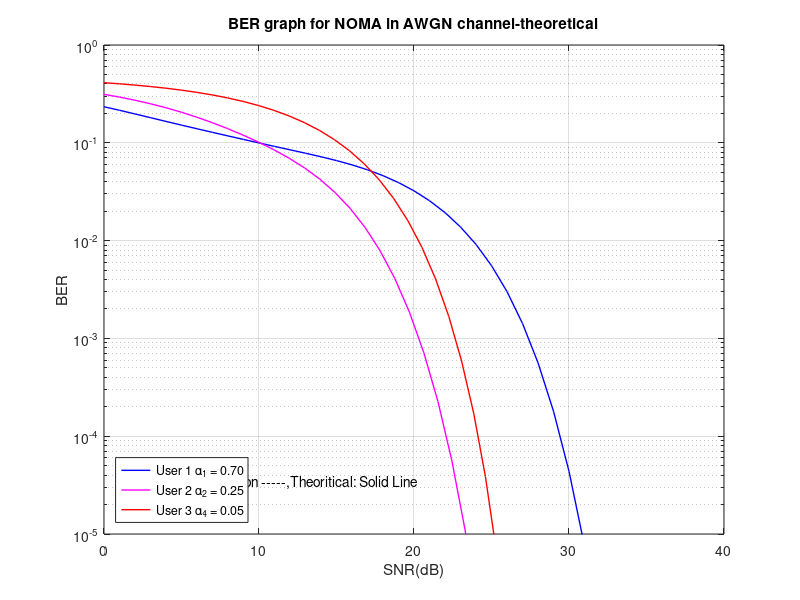

Reproduce this figure in MATLAB.
% clear, clc;
P=1;
[a1, a2, a3] = deal(0.70, 0.25, 0.05);
a=[a1, a2, a3];
[A1, A2 ,A3] = deal(sqrt(P*a1),sqrt(P*a2),sqrt(P*a3));
A=[A1, A2 ,A3];
mtx1=[1 1 1;1 -1 1;1 1 -1;1 -1 -1];
mtx2=[1 1;1 -1];
mtx3=1;
M=3;OMEGA=1;zeta=0.001;
[ls1, ls2, ls3]=deal(4, 2, 1);
[sumt1, sumt2,sumt3]=deal(0,0,0);
omega21=OMEGA*zeta*0;
omega22=OMEGA*zeta*A1^2;
omega23=OMEGA*zeta*(A1^2+A2^2);
SNR = 0:40;
% variance=db2pow(SNR);%error
gamma=10.^(SNR./10);
variance=P./gamma;%error
% gamma0=P./variance;
gamma1=P./(variance + omega21);
gamma2=P./(variance + omega22);
gamma3=P./(variance + omega23);
snr1=pow2db(gamma1);
snr2=pow2db(gamma2);
snr3=pow2db(gamma3);
% correct power
for h =1:M 
        mtx1(:,h)=mtx1(:,h)*A(h);
end
for h =1:M-1 
        mtx2(:,h)=mtx2(:,h)*A(h+1);
end
mtx3=A(3)*mtx3;
% Summation Error
for j=1:ls1
    Y=mtx1(j,:);
    beta=sum(Y)/sqrt(P);
    betasic=beta.*sqrt(P./(P+gamma1.*omega21));
    sumt1=sumt1+qfunc(betasic.*sqrt(gamma));
end
for j=1:ls2
   Y=mtx2(j,:);
   beta=sum(Y)/sqrt(P);
   betasic=beta.*sqrt(P./(P+gamma2.*omega22));
   sumt2=sumt2+qfunc(betasic.*sqrt(gamma));
end
for j=1:ls3
   Y=mtx3(j,:);
   beta=sum(Y)/sqrt(P);
   betasic=beta.*sqrt(P./(P+gamma3.*omega23));
   sumt3=sumt3+qfunc(betasic.*sqrt(gamma));
end
% Plot
k1=1/ls1 * sumt1;
k2=1/ls2 * sumt2;
k3=1/ls3 * sumt3;
figure(2)
colorstring = 'bmr';
semilogy(snr1,k1,'-','Color', colorstring(1),'LineWidth',1),hold on;grid on;
ylim([10^(-5) 1]);xlim([0 inf])
semilogy(snr2,k2,'-','Color', colorstring(2),'LineWidth',1)
semilogy(snr3,k3,'-','Color', colorstring(3),'LineWidth',1)
legend('User 1 \alpha_1 = 0.70','User 2 \alpha_2 = 0.25','User 3 \alpha_4 = 0.05','Location','southwest');
txt1 = 'Simulation -----,Theoritical: Solid Line';
text(6,3.43e-05,txt1)
title('BER graph for NOMA in AWGN channel-theoretical');
xlabel('SNR(dB)');
ylabel('BER');